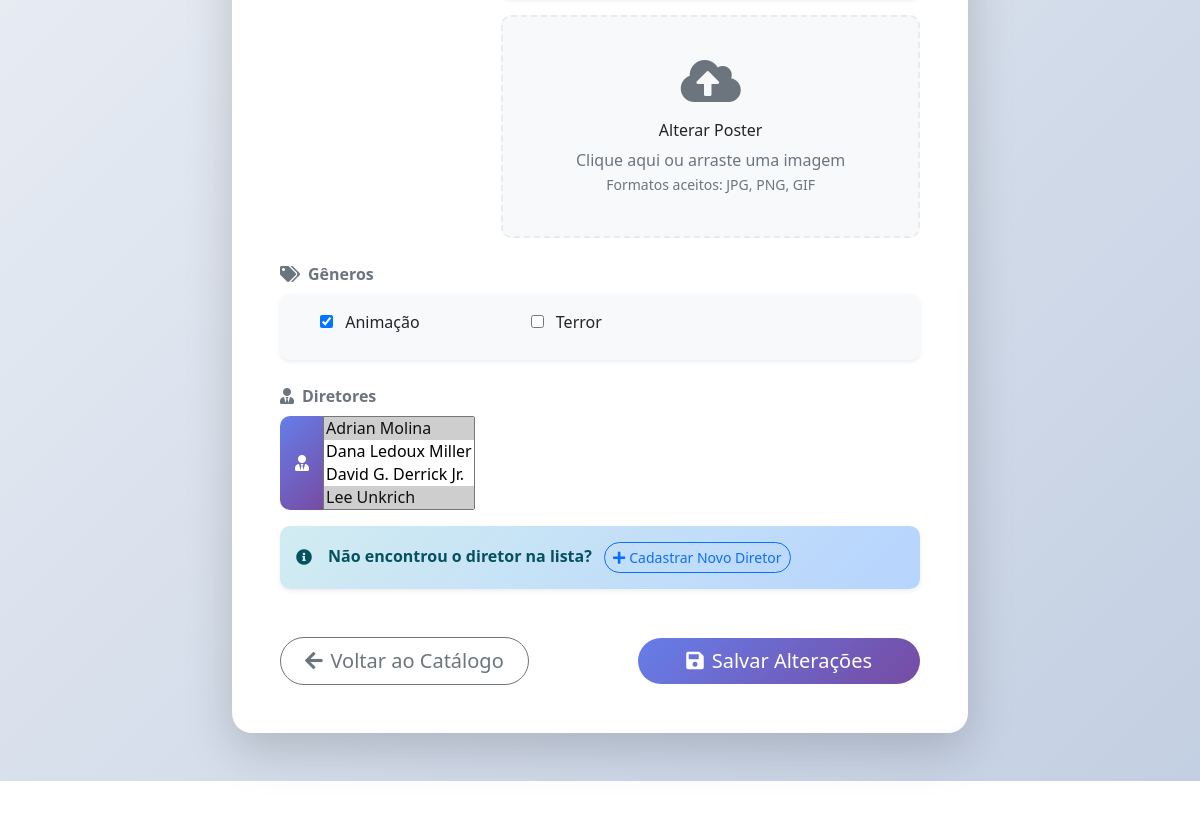
Page /editar_filme/14 (signed in, middle part) on the earlier database version.
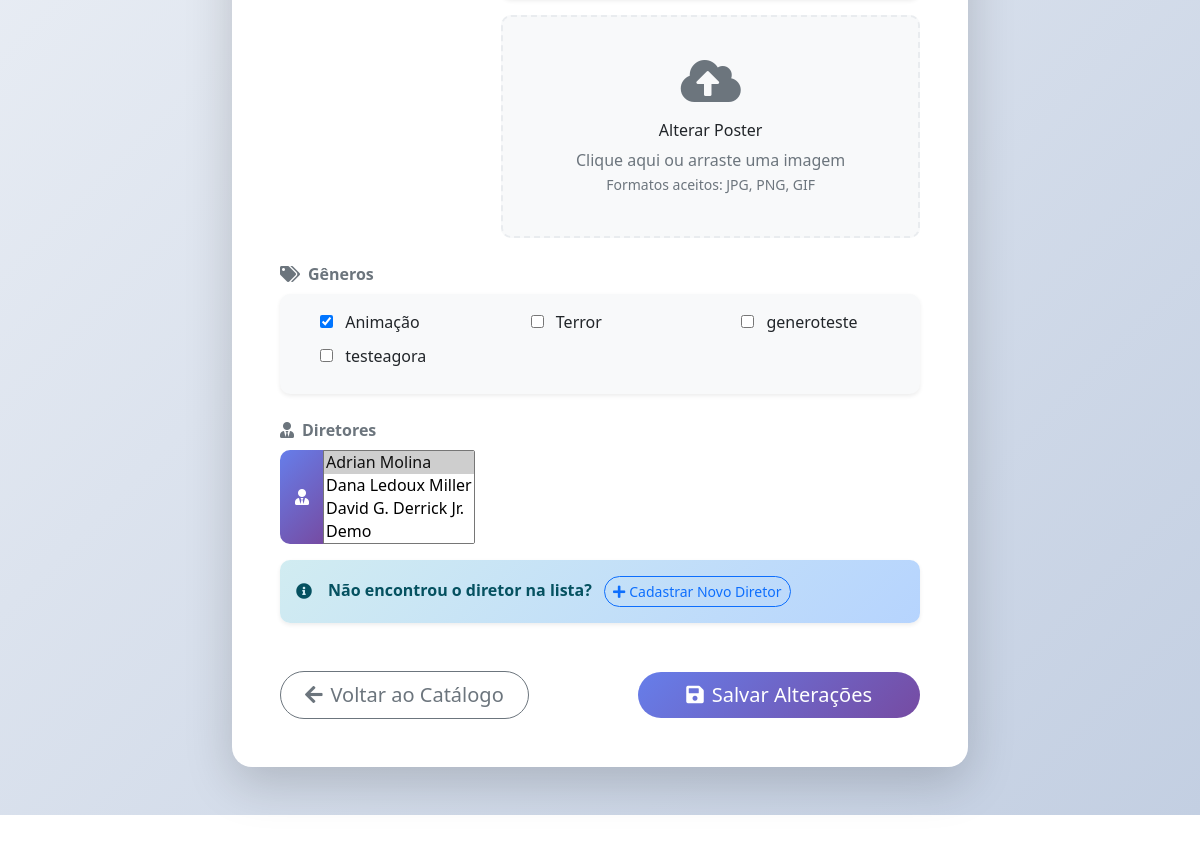
Same page on the later database version.
### genero/models.py (models this page shows)
class Genero(models.Model):
    nome = models.CharField(max_length=100)
    def __str__(self):
        return self.nome

### filmes/views.py (the view)
# urls.py: path("editar_filme/<int:id>", views.editar_filme, name ='editar_filme'),
@admin_required
def editar_filme(request, id):
    filme = get_object_or_404(Filme, pk=id)
    if request.method != 'POST':
        form = FilmeForm(instance = filme)
    else:
        form = FilmeForm(request.POST, instance=filme)
        if form.is_valid():
            form.save()
            return HttpResponseRedirect(reverse('index'))
    return render(request, 'filmes/edit_filmes.html', {'form': form, 'edit': filme})

### filmes/forms.py
class FilmeForm(forms.ModelForm):
    class Meta:
        model = Filme
        fields = ['titulo', 'sinopse', 'ano_publicacao', 'duracao', 'poster', 'generos', 'diretores']
        labels = {
            'titulo': 'Título',
            'sinopse': 'Sinopse',
            'ano_publicacao': 'Ano de Publicação',
            'duracao': 'Duração',
            'poster': 'Pôster',
            'generos': 'Gêneros'
        }
        widgets = {
            'generos': forms.CheckboxSelectMultiple(),
        }

### diretores/models.py (called while the page is built)
    def __str__(self):
        return self.nome

### templates/filmes/edit_filmes.html (shortened to what the changed rows need)
{% extends 'base.html' %}
{% block content %}
<section class="py-5" style="background: linear-gradient(135deg, #f5f7fa 0%, #c3cfe2 100%); min-height: 60vh;">
    <div class="container">
        <div class="row justify-content-center">
            <div class="col-lg-10 col-xl-8">
                <div class="card shadow-lg border-0 wow fadeInUp" data-wow-delay="0.2s" style="border-radius: 20px; overflow: hidden;">
                    <div class="card-body p-5">
                        <form action="{% url 'editar_filme' edit.id %}" method="post" enctype="multipart/form-data" class="needs-validation" novalidate>
                            <div class="mb-4">
                                <div class="card border-0 shadow-sm p-3" style="background: #f8f9fa; border-radius: 10px;">
                                    <div class="row">
                                        {% for choice in form.generos %}
                                            <div class="col-md-4 col-sm-6 mb-2">
                                                <div class="form-check">
                                                    {{ choice.tag }}
                                                    <label class="form-check-label fw-normal" for="{{ choice.id_for_label }}">
                                                        {{ choice.choice_label }}
                                                    </label>
                                                </div>
                                            </div>
                                        {% endfor %}
                                    </div>
                                </div>
                            </div>
                            <div class="mb-4">
                                <div class="input-group">
                                    <span class="input-group-text" style="background: linear-gradient(135deg, #667eea 0%, #764ba2 100%); color: white; border: none;">
                                        <i class="fas fa-user-tie"></i>
                                    </span>
                                    {{ form.diretores }}
                                </div>
                            </div>
</form>
                    </div>
                </div>
            </div>
        </div>
    </div>
</section>
{% endblock content %}

Differences in the rows shown:
added Genero: choice_label "generoteste"
added Genero: choice_label "testeagora"
Other differences:
form field diretores: "Adrian Molina ☑ / Dana Ledoux Miller / David G. Derrick Jr. / Lee Unkrich ☑" → "Adrian Molina ☑ / Dana Ledoux Miller / David G. Derrick Jr. / Demo"
